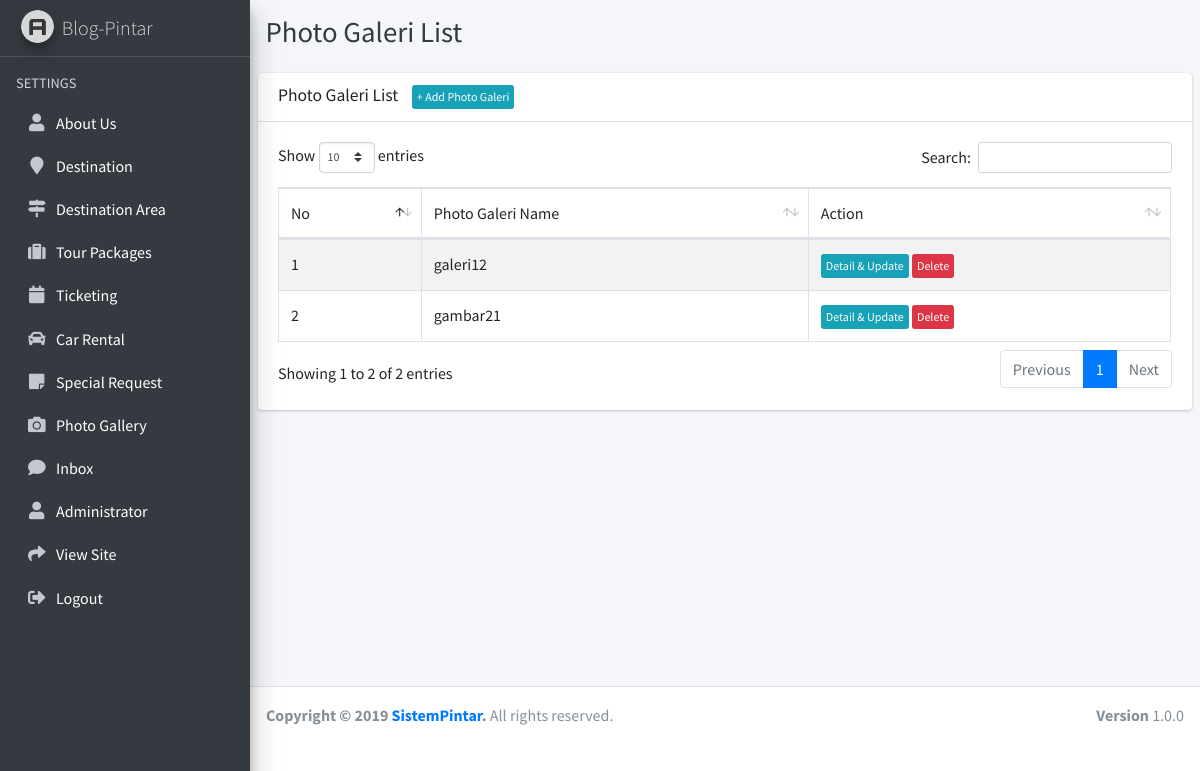
The app's page /admin/galeri/index.php (signed in), older data.
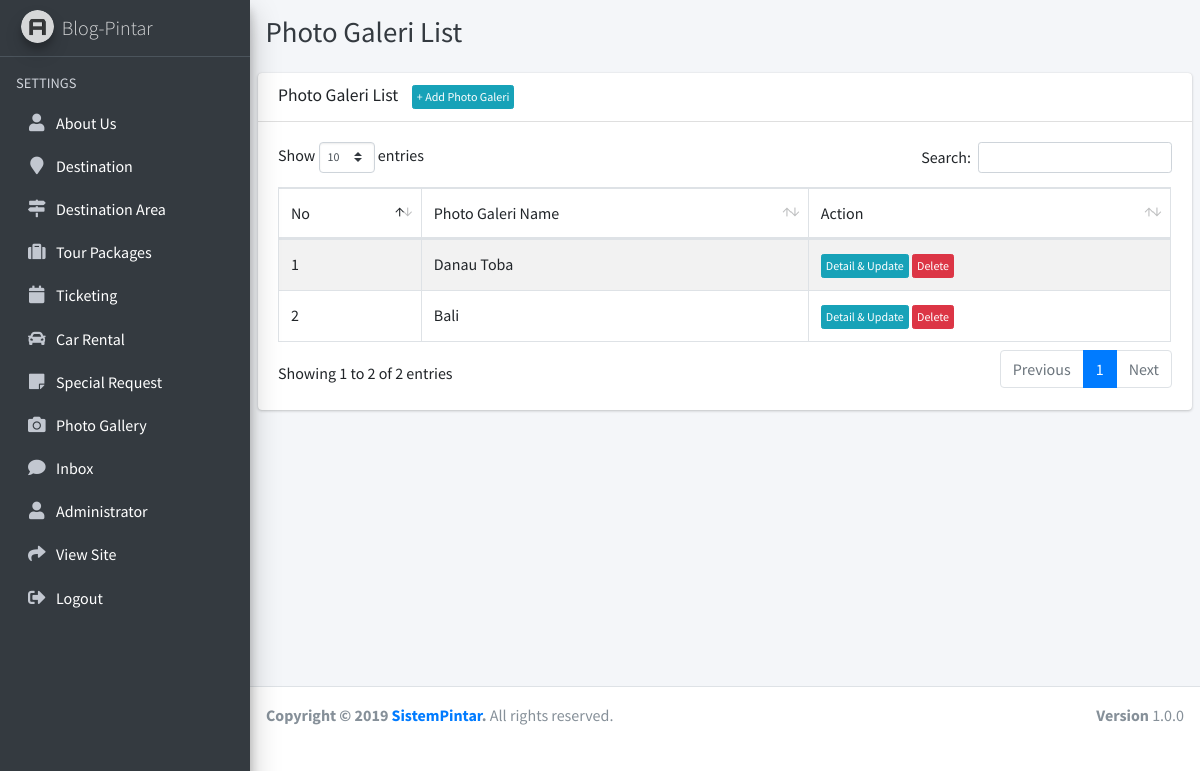
The same page, newer data.
### tables this page shows
CREATE TABLE IF NOT EXISTS `galeri` (
`id` int(11) NOT NULL,
  `nama` varchar(100) NOT NULL,
  `deskripsi` text NOT NULL,
  `gambar` varchar(100) NOT NULL
);

### admin/galeri/index.php (the view, shortened to what this page needs)
<!DOCTYPE html>
<html>
<?php include '../adm_template/head.php'; ?>
<body class="hold-transition sidebar-mini layout-fixed">
<div class="wrapper">
  <?php include '../adm_template/sidebar.php'; ?>
  <div class="content-wrapper">
    <div class="content-header">
      <div class="container-fluid">
        <div class="row mb-2">
          <div class="col-sm-6">
            <h1 class="m-0 text-dark">Photo Galeri List</h1>
          </div>
        </div>
      </div>
    </div>
    <section class="content">
      <div class="row">
        <div class="col-12">
          <div class="card">
            <div class="card-header">
              <h3 class="card-title">Photo Galeri List
                <span style="margin-left: 10px;"><a href="tambah" class="btn btn-info btn-xs">+ Add Photo Galeri</a></span>
              </h3>
            </div>
            <div class="card-body">
              <table id="example1" class="table table-bordered table-striped">
                <thead>
                  <tr>
                    <td>No</td>
                    <td>Photo Galeri Name</td>
                    <td>Action</td>
                  </tr>
                </thead>
                <tbody>
                  <?php
                    $query_mysql = mysqli_query($koneksi,"SELECT * FROM galeri")or die(mysqli_error());
                    $nomor = 1;
                    while($data = mysqli_fetch_array($query_mysql)){
                      $id = $data['id'];
                      $nama = $data['nama'];
                  ?>
                  <tr>
                    <td><?php echo $nomor++; ?></td>
                    <td><?php echo $nama; ?></td>
                    <td>
                      <a href='ubah?id=<?php echo $id; ?>' class="btn btn-info btn-xs">Detail & Update</a>
                      <a href='hapus?id=<?php echo $id; ?>' class="btn btn-danger btn-xs">Delete</a>
                    </td>
                  </tr>
                  <?php } ?>
                </tbody>
              </table>
            </div>
          </div>
        </div>
      </div>
    </section>
  </div>
  <?php include '../adm_template/footer.php'; ?>
</div>
</body>
</html>

### admin/adm_template/head.php (shortened to what this page needs)
<head>
  <link rel="stylesheet" href="../plugins/fontawesome-free/css/all.min.css">
  <link rel="stylesheet" href="https://code.ionicframework.com/ionicons/2.0.1/css/ionicons.min.css">
  <link rel="stylesheet" href="../plugins/tempusdominus-bootstrap-4/css/tempusdominus-bootstrap-4.min.css">
  <link rel="stylesheet" href="../plugins/icheck-bootstrap/icheck-bootstrap.min.css">
  <link rel="stylesheet" href="../plugins/jqvmap/jqvmap.min.css">
  <link rel="stylesheet" href="../dist/css/adminlte.min.css">
  <link rel="stylesheet" href="../plugins/overlayScrollbars/css/OverlayScrollbars.min.css">
  <link rel="stylesheet" href="../plugins/daterangepicker/daterangepicker.css">
  <link rel="stylesheet" href="../plugins/summernote/summernote-bs4.css">
  <link rel="stylesheet" href="../plugins/datatables-bs4/css/dataTables.bootstrap4.css">
</head>

### admin/adm_template/sidebar.php
<aside class="main-sidebar sidebar-dark-primary elevation-4">
  <a href="index" class="brand-link">
    <img src="../dist/img/AdminLTELogo.png" alt="AdminLTE Logo" class="brand-image img-circle elevation-3"
         style="opacity: .8">
    <span class="brand-text font-weight-light">Blog-Pintar</span>
  </a>
  <div class="sidebar">
    <?php include '../adm_template/sidebar_menu.php'; ?>
  </div>
</aside>

### admin/adm_template/sidebar_menu.php
<nav class="mt-2">
  <ul class="nav nav-pills nav-sidebar flex-column" data-widget="treeview" role="menu" data-accordion="false">
    <li class="nav-header">SETTINGS</li>
    <li class="nav-item">
      <a href="../tentang" class="nav-link">
        <i class="nav-icon fa fa-user"></i>
        <p style="color: white">
          About Us
        </p>
      </a>
    </li>
    <li class="nav-item">
      <a href="../destination" class="nav-link">
        <i class="nav-icon fa fa-map-marker"></i>
        <p style="color: white">
          Destination
        </p>
      </a>
    </li>
    <li class="nav-item">
      <a href="../destination-area" class="nav-link">
        <i class="nav-icon fa fa-map-signs"></i>
        <p style="color: white">
          Destination Area
        </p>
      </a>
    </li>
    <li class="nav-item">
      <a href="../tour-packages" class="nav-link">
        <i class="nav-icon fa fa-suitcase"></i>
        <p style="color: white">
          Tour Packages
        </p>
      </a>
    </li>
    <li class="nav-item">
      <a href="../ticket" class="nav-link">
        <i class="nav-icon fa fa-calendar"></i>
        <p style="color: white">
          Ticketing
        </p>
      </a>
    </li>
    <li class="nav-item">
      <a href="../rental" class="nav-link">
        <i class="nav-icon fa fa-car"></i>
        <p style="color: white">
          Car Rental
        </p>
      </a>
    </li>
    <li class="nav-item">
      <a href="../request" class="nav-link">
        <i class="nav-icon fa fa-sticky-note"></i>
        <p style="color: white">
          Special Request
        </p>
      </a>
    </li>
    <li class="nav-item">
      <a href="../galeri" class="nav-link">
        <i class="nav-icon fa fa-camera"></i>
        <p style="color: white">
          Photo Gallery
        </p>
      </a>
    </li>
    <li class="nav-item">
      <a href="../inbox" class="nav-link">
        <i class="nav-icon fa fa-comment"></i>
        <p style="color: white">
          Inbox
        </p>
      </a>
    </li>
    <li class="nav-item">
      <a href="../admin" class="nav-link">
        <i class="nav-icon fa fa-user"></i>
        <p style="color: white">
          Administrator
        </p>
      </a>
    </li>
    <li class="nav-item">
      <a href="../../index" class="nav-link" target="_blank">
        <i class="nav-icon fa fa-share"></i>
        <p style="color: white">
          View Site
        </p>
      </a>
    </li>
    <li class="nav-item">
      <a href="../logout" class="nav-link">
        <i class="nav-icon fas fa-sign-out-alt"></i>
        <p style="color: white">
          Logout
        </p>
      </a>
    </li>
  </ul>
</nav>

### admin/adm_template/footer.php
<footer class="main-footer">
  <strong>Copyright &copy; 2019 <a href="sistempintar.com">SistemPintar</a>.</strong>
  All rights reserved.
  <div class="float-right d-none d-sm-inline-block">
    <b>Version</b> 1.0.0
  </div>
</footer>

Row changes from the older to the newer data that the page shows:
removed galeri: nama "galeri12"
removed galeri: nama "gambar21"
added galeri: nama "Danau Toba"
added galeri: nama "Bali"
